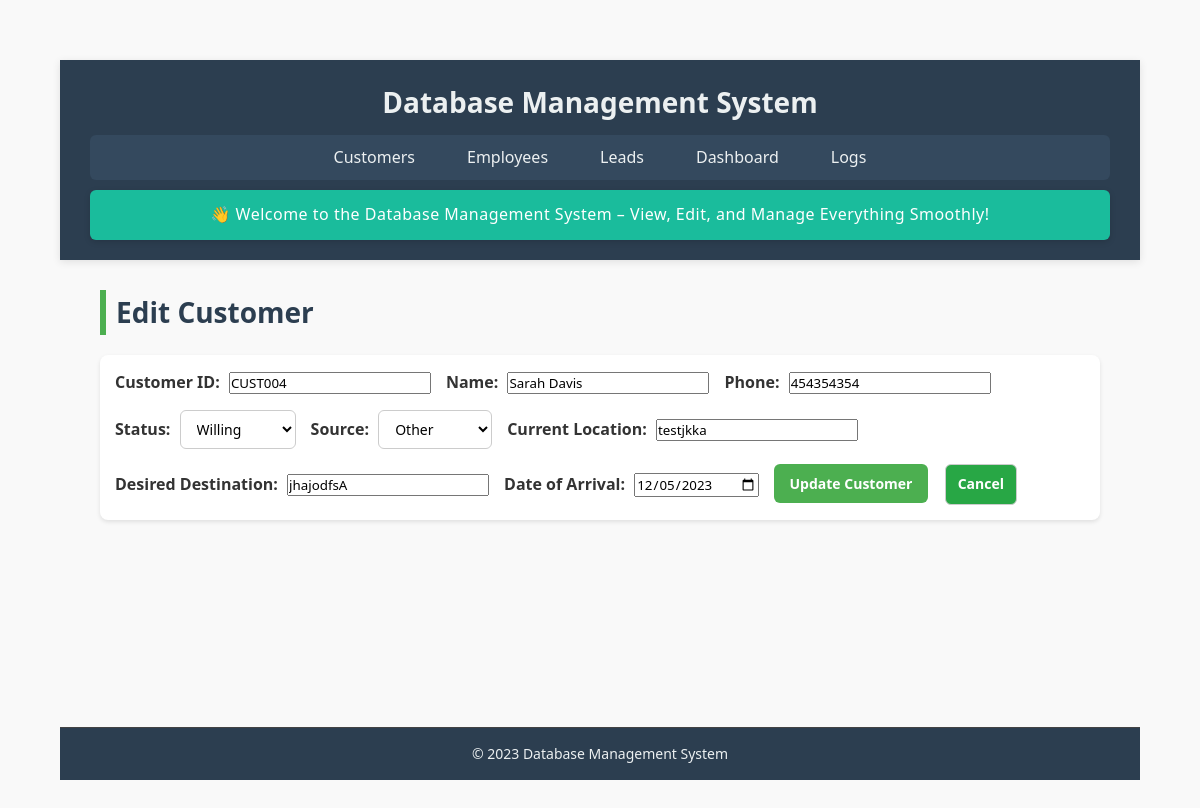
/customers/edit/CUST004, run on an earlier commit of the app's database.
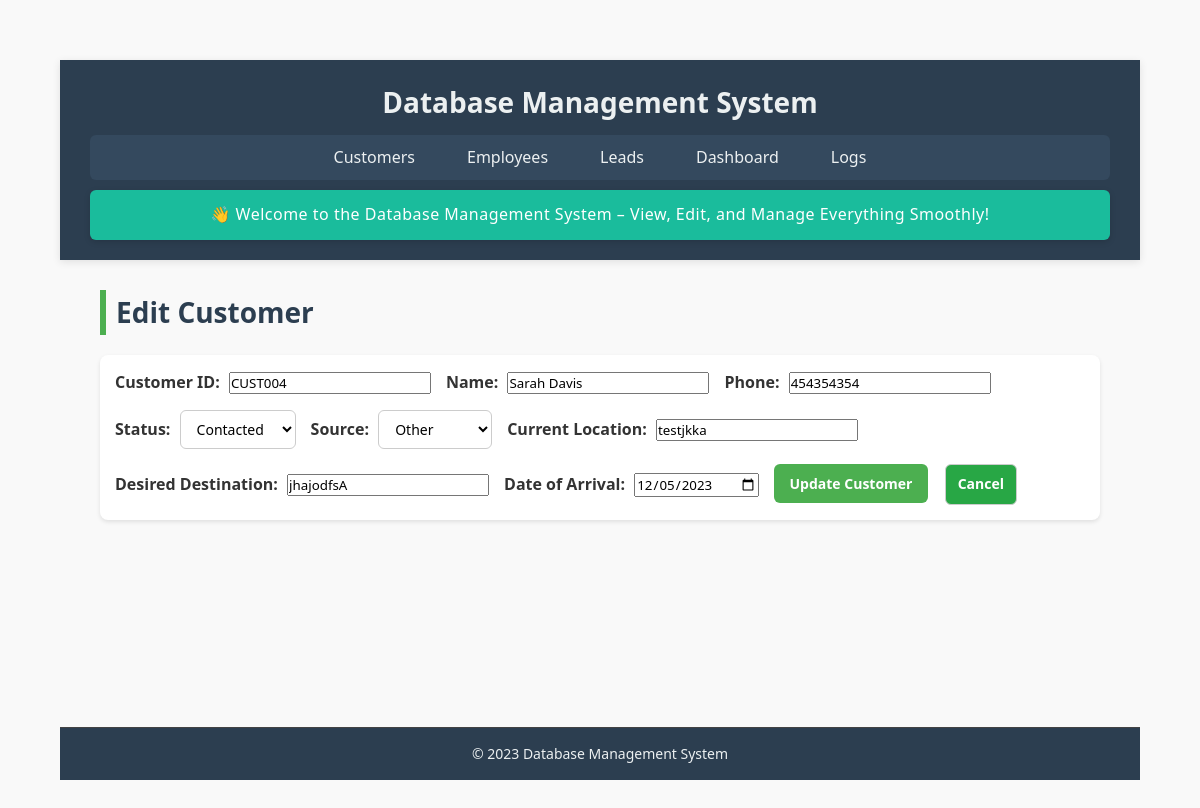
And on a later commit of the database.
### tables this page shows
CREATE TABLE customers (
    customerId TEXT PRIMARY KEY,
    customerName TEXT NOT NULL,
    phone TEXT NOT NULL,
    source TEXT NOT NULL,
    currentLocation TEXT NOT NULL,
    desiredDestination TEXT NOT NULL,
    dateOfArrival TEXT,
    createdAt TEXT DEFAULT CURRENT_TIMESTAMP,
    updatedAt TEXT DEFAULT CURRENT_TIMESTAMP
, status TEXT);

### app.py (the view, shortened to what this page needs)
@app.route('/customers/edit/<string:customer_id>', methods=['GET', 'POST'])
def edit_customer(customer_id):
    with closing(get_db_connection()) as conn:
        with closing(conn.cursor()) as cursor:
            cursor.execute("SELECT * FROM customers WHERE customerId = ?", (customer_id,))
            customer = cursor.fetchone()
    if not customer:
        flash("Customer not found.", "danger")
        return redirect(url_for('customers'))
    return render_template('edit_customer.html', customer=customer)

### app.py (called while the page is built)
def get_db_connection():
    conn = sqlite3.connect(DATABASE, timeout=10)
    conn.row_factory = sqlite3.Row
    conn.execute("PRAGMA journal_mode=WAL")
    return conn

### templates/edit_customer.html
{% extends "base.html" %}
{% block content %}
    <h2>Edit Customer</h2>
    <form method="POST">
        <div class="form-group">
            <label for="customerId">Customer ID:</label>
            <input type="text" id="customerId" name="customerId" value="{{ customer.customerId }}" readonly>
        </div>
        <div class="form-group">
            <label for="customerName">Name:</label>
            <input type="text" id="customerName" name="customerName" value="{{ customer.customerName }}" required>
        </div>
        <div class="form-group">
            <label for="phone">Phone:</label>
            <input type="text" id="phone" name="phone" value="{{ customer.phone }}" required>
        </div>
        <div class="form-group">
            <label for="status">Status:</label>
            <select id="status" name="status" required>
                {% for s in ['Pending', 'Contacted', 'Lost', 'Willing', 'Paid', 'Refund', 'Confirmed'] %}
                <option value="{{ s }}" {% if customer.status == s %}selected{% endif %}>{{ s }}</option>
                {% endfor %}
            </select>
        </div>
        <div class="form-group">
            <label for="source">Source:</label>
            <select id="source" name="source" required>
                {% for s in ['Facebook', 'WhatsApp', 'Reference', 'TikTok', 'Other'] %}
                <option value="{{ s }}" {% if customer.source == s %}selected{% endif %}>{{ s }}</option>
                {% endfor %}
            </select>
        </div>
        <div class="form-group">
            <label for="currentLocation">Current Location:</label>
            <input type="text" id="currentLocation" name="currentLocation" value="{{ customer.currentLocation }}" required>
        </div>
        <div class="form-group">
            <label for="desiredDestination">Desired Destination:</label>
            <input type="text" id="desiredDestination" name="desiredDestination" value="{{ customer.desiredDestination }}" required>
        </div>
        <div class="form-group">
            <label for="dateOfArrival">Date of Arrival:</label>
            <input type="date" id="dateOfArrival" name="dateOfArrival" value="{{ customer.dateOfArrival or '' }}">
        </div>
        <div class="form-group">
            <button type="submit" class="btn btn-edit">Update Customer</button>
            <a href="{{ url_for('customers') }}" class="btn btn-clear">Cancel</a>
        </div>
    </form>
{% endblock %}

What changed in the data, as far as the page shows it:
changed customers "CUST004": status "Willing" → "Contacted"
